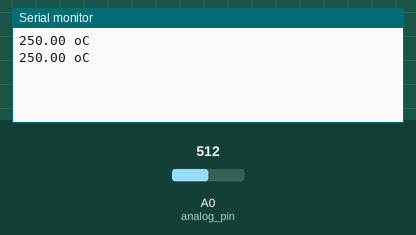
The sketch below on a simulated Arduino Uno, built with avr-gcc and run on an emulated ATmega328P. On the bench: the last lines printed to the serial monitor. The test bench sets the inputs (shaded band); at power-on: A0 (analog_pin) = 512.

Above: at 2.8 s.
2.9 s: A0 (analog_pin) set to 716
At 4.6 s:
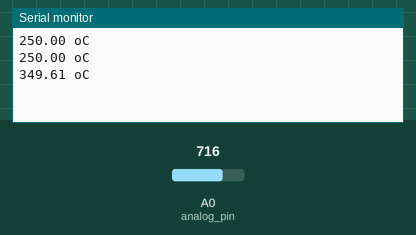
5.6 s: A0 (analog_pin) set to 900
At 7.4 s:
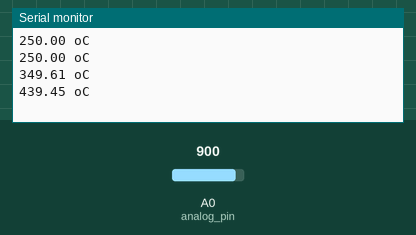
Timing chart, 0 to 8.9 s (numbered marks = the images above; inputs shaded):
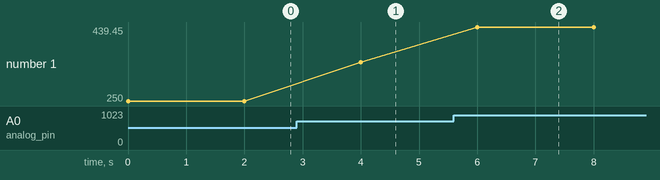

Measured:
- after the input at 2.9 s, the serial monitor: prints a new line after 1.1 s (image 1)
- after the input at 5.6 s, the serial monitor: prints a new line after 0.40 s (image 2)
- plotted number 1: 250 → 349.61 after the input at 2.9 s, 349.61 → 439.45 after the input at 5.6 s

The sketch:

ARDUNO-RASPI.ino
```cpp
int analog_pin = 0;
float temperatura;

void setup() {
  // put your setup code here, to run once:
  Serial.begin(9600);

}

void loop() {
  // put your main code here, to run repeatedly:
  temperatura = analogRead(analog_pin);
  temperatura = 5.0*temperatura*100.0/1024.0;
  Serial.print(temperatura);
  Serial.println(" oC");
  delay(2000);
}
```
